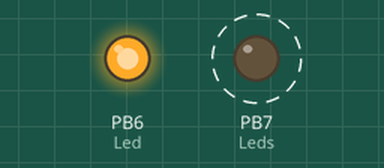
Recording of a program running on a simulated ATmega2560, built with avr-gcc and emulated at 16 MHz. On the bench: output pins drawn as LEDs (lit = HIGH). Dashed ring = blinking.

Above: at 0.12 s.
At 2.62 s:
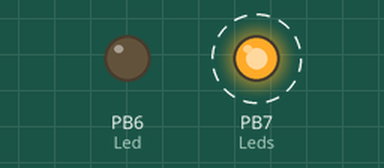
Timing chart, 0 to 3.0 s (numbered marks = the images above):
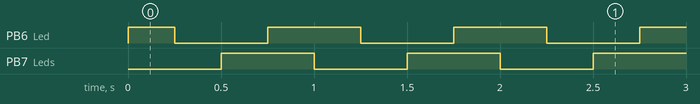

The program:

2Led_Blinky.c
```c
/*
 * 2Led_Blinky.c
 *
 * Created: 08/08/2018 22:50:37
 * Author : jleitao
 * Etapa 03 : Fazer 2 Leds piscarem
 */
#define F_CPU 16000000UL
#include <avr/io.h>
#include <util/delay.h>


int main(void)
{
    /* Ativa a Porta B, pino 6 e 7 como saída */
    DDRB |= (1<<DDB7) | (1<<DDB6);
	PORTB |= (1<<PB7) | (1<<PB6);  // Acende os Leds conectados em PB7 (13) e PB6 (12)
    while (1)
    {
		PINB |= (1<<PB7); //Alterna o Led em PB7
		_delay_ms(250);
		PINB |= (1<<PB6);  //Alterna o Led em PB6
		_delay_ms(250);
    }
}
```

Measured:
- by itself, PB6 (Led): repeats every 1.0 s: LOW 0.50 s, HIGH 0.50 s
- by itself, PB7 (Leds): alternates HIGH for 0.50 s and LOW for 0.50 s
- by itself, everything shown: repeats every 1.0 s, in 4 steps
